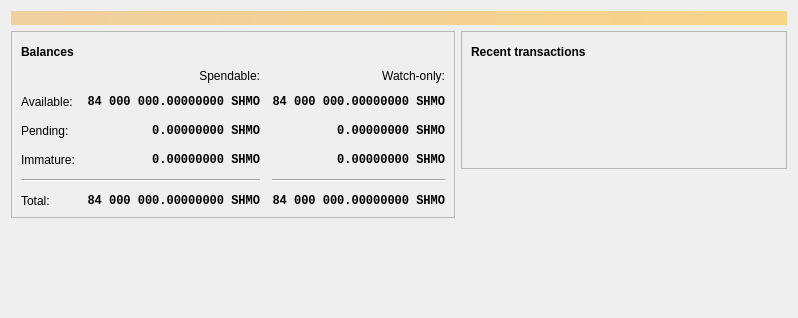
<?xml version="1.0" encoding="UTF-8"?>
<ui version="4.0">
 <class>OverviewPage</class>
 <widget class="QWidget" name="OverviewPage">
  <property name="geometry">
   <rect>
    <x>0</x>
    <y>0</y>
    <width>798</width>
    <height>318</height>
   </rect>
  </property>
  <property name="windowTitle">
   <string>Form</string>
  </property>
  <layout class="QVBoxLayout" name="topLayout">
   <item>
    <widget class="QLabel" name="labelAlerts">
     <property name="visible">
      <bool>false</bool>
     </property>
     <property name="styleSheet">
      <string notr="true">QLabel { background-color: qlineargradient(x1: 0, y1: 0, x2: 1, y2: 0, stop:0 #F0D0A0, stop:1 #F8D488); color:#000000; }</string>
     </property>
     <property name="wordWrap">
      <bool>true</bool>
     </property>
     <property name="margin">
      <number>3</number>
     </property>
     <property name="textInteractionFlags">
      <set>Qt::TextSelectableByMouse</set>
     </property>
    </widget>
   </item>
   <item>
    <layout class="QHBoxLayout" name="horizontalLayout" stretch="1,1">
     <item>
      <layout class="QVBoxLayout" name="verticalLayout_2">
       <item>
        <widget class="QFrame" name="frame">
         <property name="frameShape">
          <enum>QFrame::StyledPanel</enum>
         </property>
         <property name="frameShadow">
          <enum>QFrame::Raised</enum>
         </property>
         <layout class="QVBoxLayout" name="verticalLayout_4">
          <item>
           <layout class="QHBoxLayout" name="horizontalLayout_4">
            <item>
             <widget class="QLabel" name="label_5">
              <property name="font">
               <font>
                <weight>75</weight>
                <bold>true</bold>
               </font>
              </property>
              <property name="text">
               <string>Balances</string>
              </property>
             </widget>
            </item>
            <item>
             <widget class="QPushButton" name="labelWalletStatus">
              <property name="enabled">
               <bool>true</bool>
              </property>
              <property name="maximumSize">
               <size>
                <width>30</width>
                <height>16777215</height>
               </size>
              </property>
              <property name="toolTip">
               <string>The displayed information may be out of date. Your wallet automatically synchronizes with the ShmoCoin network after a connection is established, but this process has not completed yet.</string>
              </property>
              <property name="text">
               <string/>
              </property>
              <property name="icon">
               <iconset resource="../bitcoin.qrc">
                <normaloff>:/icons/warning</normaloff>
                <disabledoff>:/icons/warning</disabledoff>:/icons/warning</iconset>
              </property>
              <property name="iconSize">
               <size>
                <width>24</width>
                <height>24</height>
               </size>
              </property>
              <property name="flat">
               <bool>true</bool>
              </property>
             </widget>
            </item>
            <item>
             <spacer name="horizontalSpacer_3">
              <property name="orientation">
               <enum>Qt::Horizontal</enum>
              </property>
              <property name="sizeHint" stdset="0">
               <size>
                <width>40</width>
                <height>20</height>
               </size>
              </property>
             </spacer>
            </item>
           </layout>
          </item>
          <item>
           <layout class="QGridLayout" name="gridLayout">
            <property name="spacing">
             <number>12</number>
            </property>
            <item row="2" column="2">
             <widget class="QLabel" name="labelWatchPending">
              <property name="font">
               <font>
                <family>Monospace</family>
                <weight>75</weight>
                <bold>true</bold>
               </font>
              </property>
              <property name="cursor">
               <cursorShape>IBeamCursor</cursorShape>
              </property>
              <property name="toolTip">
               <string>Unconfirmed transactions to watch-only addresses</string>
              </property>
              <property name="text">
               <string notr="true">0.00000000 SHMO</string>
              </property>
              <property name="alignment">
               <set>Qt::AlignRight|Qt::AlignTrailing|Qt::AlignVCenter</set>
              </property>
              <property name="textInteractionFlags">
               <set>Qt::LinksAccessibleByMouse|Qt::TextSelectableByKeyboard|Qt::TextSelectableByMouse</set>
              </property>
             </widget>
            </item>
            <item row="2" column="1">
             <widget class="QLabel" name="labelUnconfirmed">
              <property name="font">
               <font>
                <family>Monospace</family>
                <weight>75</weight>
                <bold>true</bold>
               </font>
              </property>
              <property name="cursor">
               <cursorShape>IBeamCursor</cursorShape>
              </property>
              <property name="toolTip">
               <string>Total of transactions that have yet to be confirmed, and do not yet count toward the spendable balance</string>
              </property>
              <property name="text">
               <string notr="true">0.00000000 SHMO</string>
              </property>
              <property name="alignment">
               <set>Qt::AlignRight|Qt::AlignTrailing|Qt::AlignVCenter</set>
              </property>
              <property name="textInteractionFlags">
               <set>Qt::LinksAccessibleByMouse|Qt::TextSelectableByKeyboard|Qt::TextSelectableByMouse</set>
              </property>
             </widget>
            </item>
            <item row="3" column="2">
             <widget class="QLabel" name="labelWatchImmature">
              <property name="font">
               <font>
                <family>Monospace</family>
                <weight>75</weight>
                <bold>true</bold>
               </font>
              </property>
              <property name="cursor">
               <cursorShape>IBeamCursor</cursorShape>
              </property>
              <property name="toolTip">
               <string>Mined balance in watch-only addresses that has not yet matured</string>
              </property>
              <property name="text">
               <string notr="true">0.00000000 SHMO</string>
              </property>
              <property name="alignment">
               <set>Qt::AlignRight|Qt::AlignTrailing|Qt::AlignVCenter</set>
              </property>
              <property name="textInteractionFlags">
               <set>Qt::LinksAccessibleByMouse|Qt::TextSelectableByKeyboard|Qt::TextSelectableByMouse</set>
              </property>
             </widget>
            </item>
            <item row="4" column="0" colspan="2">
             <widget class="Line" name="line">
              <property name="orientation">
               <enum>Qt::Horizontal</enum>
              </property>
             </widget>
            </item>
            <item row="4" column="2">
             <widget class="Line" name="lineWatchBalance">
              <property name="sizePolicy">
               <sizepolicy hsizetype="Preferred" vsizetype="Fixed">
                <horstretch>0</horstretch>
                <verstretch>0</verstretch>
               </sizepolicy>
              </property>
              <property name="minimumSize">
               <size>
                <width>140</width>
                <height>0</height>
               </size>
              </property>
              <property name="orientation">
               <enum>Qt::Horizontal</enum>
              </property>
             </widget>
            </item>
            <item row="5" column="0">
             <widget class="QLabel" name="labelTotalText">
              <property name="text">
               <string>Total:</string>
              </property>
             </widget>
            </item>
            <item row="3" column="1">
             <widget class="QLabel" name="labelImmature">
              <property name="font">
               <font>
                <family>Monospace</family>
                <weight>75</weight>
                <bold>true</bold>
               </font>
              </property>
              <property name="cursor">
               <cursorShape>IBeamCursor</cursorShape>
              </property>
              <property name="toolTip">
               <string>Mined balance that has not yet matured</string>
              </property>
              <property name="text">
               <string notr="true">0.00000000 SHMO</string>
              </property>
              <property name="alignment">
               <set>Qt::AlignRight|Qt::AlignTrailing|Qt::AlignVCenter</set>
              </property>
              <property name="textInteractionFlags">
               <set>Qt::LinksAccessibleByMouse|Qt::TextSelectableByKeyboard|Qt::TextSelectableByMouse</set>
              </property>
             </widget>
            </item>
            <item row="2" column="3">
             <spacer name="horizontalSpacer_2">
              <property name="orientation">
               <enum>Qt::Horizontal</enum>
              </property>
              <property name="sizeHint" stdset="0">
               <size>
                <width>40</width>
                <height>20</height>
               </size>
              </property>
             </spacer>
            </item>
            <item row="3" column="0">
             <widget class="QLabel" name="labelImmatureText">
              <property name="text">
               <string>Immature:</string>
              </property>
             </widget>
            </item>
            <item row="5" column="1">
             <widget class="QLabel" name="labelTotal">
              <property name="font">
               <font>
                <family>Monospace</family>
                <weight>75</weight>
                <bold>true</bold>
               </font>
              </property>
              <property name="cursor">
               <cursorShape>IBeamCursor</cursorShape>
              </property>
              <property name="toolTip">
               <string>Your current total balance</string>
              </property>
              <property name="text">
               <string notr="true">84 000 000.00000000 SHMO</string>
              </property>
              <property name="alignment">
               <set>Qt::AlignRight|Qt::AlignTrailing|Qt::AlignVCenter</set>
              </property>
              <property name="textInteractionFlags">
               <set>Qt::LinksAccessibleByMouse|Qt::TextSelectableByKeyboard|Qt::TextSelectableByMouse</set>
              </property>
             </widget>
            </item>
            <item row="5" column="2">
             <widget class="QLabel" name="labelWatchTotal">
              <property name="font">
               <font>
                <family>Monospace</family>
                <weight>75</weight>
                <bold>true</bold>
               </font>
              </property>
              <property name="cursor">
               <cursorShape>IBeamCursor</cursorShape>
              </property>
              <property name="toolTip">
               <string>Current total balance in watch-only addresses</string>
              </property>
              <property name="text">
               <string notr="true">84 000 000.00000000 SHMO</string>
              </property>
              <property name="alignment">
               <set>Qt::AlignRight|Qt::AlignTrailing|Qt::AlignVCenter</set>
              </property>
              <property name="textInteractionFlags">
               <set>Qt::LinksAccessibleByMouse|Qt::TextSelectableByKeyboard|Qt::TextSelectableByMouse</set>
              </property>
             </widget>
            </item>
            <item row="0" column="2">
             <widget class="QLabel" name="labelWatchonly">
              <property name="text">
               <string>Watch-only:</string>
              </property>
              <property name="alignment">
               <set>Qt::AlignRight|Qt::AlignTrailing|Qt::AlignVCenter</set>
              </property>
             </widget>
            </item>
            <item row="1" column="0">
             <widget class="QLabel" name="labelBalanceText">
              <property name="text">
               <string>Available:</string>
              </property>
             </widget>
            </item>
            <item row="1" column="1">
             <widget class="QLabel" name="labelBalance">
              <property name="font">
               <font>
                <family>Monospace</family>
                <weight>75</weight>
                <bold>true</bold>
               </font>
              </property>
              <property name="cursor">
               <cursorShape>IBeamCursor</cursorShape>
              </property>
              <property name="toolTip">
               <string>Your current spendable balance</string>
              </property>
              <property name="text">
               <string notr="true">84 000 000.00000000 SHMO</string>
              </property>
              <property name="alignment">
               <set>Qt::AlignRight|Qt::AlignTrailing|Qt::AlignVCenter</set>
              </property>
              <property name="textInteractionFlags">
               <set>Qt::LinksAccessibleByMouse|Qt::TextSelectableByKeyboard|Qt::TextSelectableByMouse</set>
              </property>
             </widget>
            </item>
            <item row="1" column="2">
             <widget class="QLabel" name="labelWatchAvailable">
              <property name="font">
               <font>
                <family>Monospace</family>
                <weight>75</weight>
                <bold>true</bold>
               </font>
              </property>
              <property name="cursor">
               <cursorShape>IBeamCursor</cursorShape>
              </property>
              <property name="toolTip">
               <string>Your current balance in watch-only addresses</string>
              </property>
              <property name="text">
               <string notr="true">84 000 000.00000000 SHMO</string>
              </property>
              <property name="alignment">
               <set>Qt::AlignRight|Qt::AlignTrailing|Qt::AlignVCenter</set>
              </property>
              <property name="textInteractionFlags">
               <set>Qt::LinksAccessibleByMouse|Qt::TextSelectableByKeyboard|Qt::TextSelectableByMouse</set>
              </property>
             </widget>
            </item>
            <item row="2" column="0">
             <widget class="QLabel" name="labelPendingText">
              <property name="text">
               <string>Pending:</string>
              </property>
             </widget>
            </item>
            <item row="0" column="1">
             <widget class="QLabel" name="labelSpendable">
              <property name="text">
               <string>Spendable:</string>
              </property>
              <property name="alignment">
               <set>Qt::AlignRight|Qt::AlignTrailing|Qt::AlignVCenter</set>
              </property>
             </widget>
            </item>
           </layout>
          </item>
         </layout>
        </widget>
       </item>
       <item>
        <spacer name="verticalSpacer">
         <property name="orientation">
          <enum>Qt::Vertical</enum>
         </property>
         <property name="sizeHint" stdset="0">
          <size>
           <width>20</width>
           <height>40</height>
          </size>
         </property>
        </spacer>
       </item>
      </layout>
     </item>
     <item>
      <layout class="QVBoxLayout" name="verticalLayout_3">
       <item>
        <widget class="QFrame" name="frame_2">
         <property name="frameShape">
          <enum>QFrame::StyledPanel</enum>
         </property>
         <property name="frameShadow">
          <enum>QFrame::Raised</enum>
         </property>
         <layout class="QVBoxLayout" name="verticalLayout">
          <item>
           <layout class="QHBoxLayout" name="horizontalLayout_2">
            <item>
             <widget class="QLabel" name="label_4">
              <property name="font">
               <font>
                <weight>75</weight>
                <bold>true</bold>
               </font>
              </property>
              <property name="text">
               <string>Recent transactions</string>
              </property>
             </widget>
            </item>
            <item>
             <widget class="QPushButton" name="labelTransactionsStatus">
              <property name="enabled">
               <bool>true</bool>
              </property>
              <property name="maximumSize">
               <size>
                <width>30</width>
                <height>16777215</height>
               </size>
              </property>
              <property name="toolTip">
               <string>The displayed information may be out of date. Your wallet automatically synchronizes with the ShmoCoin network after a connection is established, but this process has not completed yet.</string>
              </property>
              <property name="text">
               <string/>
              </property>
              <property name="icon">
               <iconset resource="../bitcoin.qrc">
                <normaloff>:/icons/warning</normaloff>
                <disabledoff>:/icons/warning</disabledoff>:/icons/warning</iconset>
              </property>
              <property name="iconSize">
               <size>
                <width>24</width>
                <height>24</height>
               </size>
              </property>
              <property name="flat">
               <bool>true</bool>
              </property>
             </widget>
            </item>
            <item>
             <spacer name="horizontalSpacer">
              <property name="orientation">
               <enum>Qt::Horizontal</enum>
              </property>
              <property name="sizeHint" stdset="0">
               <size>
                <width>40</width>
                <height>20</height>
               </size>
              </property>
             </spacer>
            </item>
           </layout>
          </item>
          <item>
           <widget class="TransactionOverviewWidget" name="listTransactions">
            <property name="styleSheet">
             <string notr="true">QListView { background: transparent; }</string>
            </property>
            <property name="frameShape">
             <enum>QFrame::NoFrame</enum>
            </property>
            <property name="verticalScrollBarPolicy">
             <enum>Qt::ScrollBarAlwaysOff</enum>
            </property>
            <property name="horizontalScrollBarPolicy">
             <enum>Qt::ScrollBarAlwaysOff</enum>
            </property>
            <property name="sizeAdjustPolicy">
             <enum>QAbstractScrollArea::AdjustToContents</enum>
            </property>
            <property name="selectionMode">
             <enum>QAbstractItemView::NoSelection</enum>
            </property>
            <property name="uniformItemSizes">
             <bool>true</bool>
            </property>
           </widget>
          </item>
         </layout>
        </widget>
       </item>
       <item>
        <spacer name="verticalSpacer_2">
         <property name="orientation">
          <enum>Qt::Vertical</enum>
         </property>
         <property name="sizeHint" stdset="0">
          <size>
           <width>20</width>
           <height>40</height>
          </size>
         </property>
        </spacer>
       </item>
      </layout>
     </item>
    </layout>
   </item>
  </layout>
 </widget>
 <customwidgets>
  <customwidget>
   <class>TransactionOverviewWidget</class>
   <extends>QListView</extends>
   <header>qt/transactionoverviewwidget.h</header>
  </customwidget>
 </customwidgets>
 <resources/>
 <connections/>
</ui>
